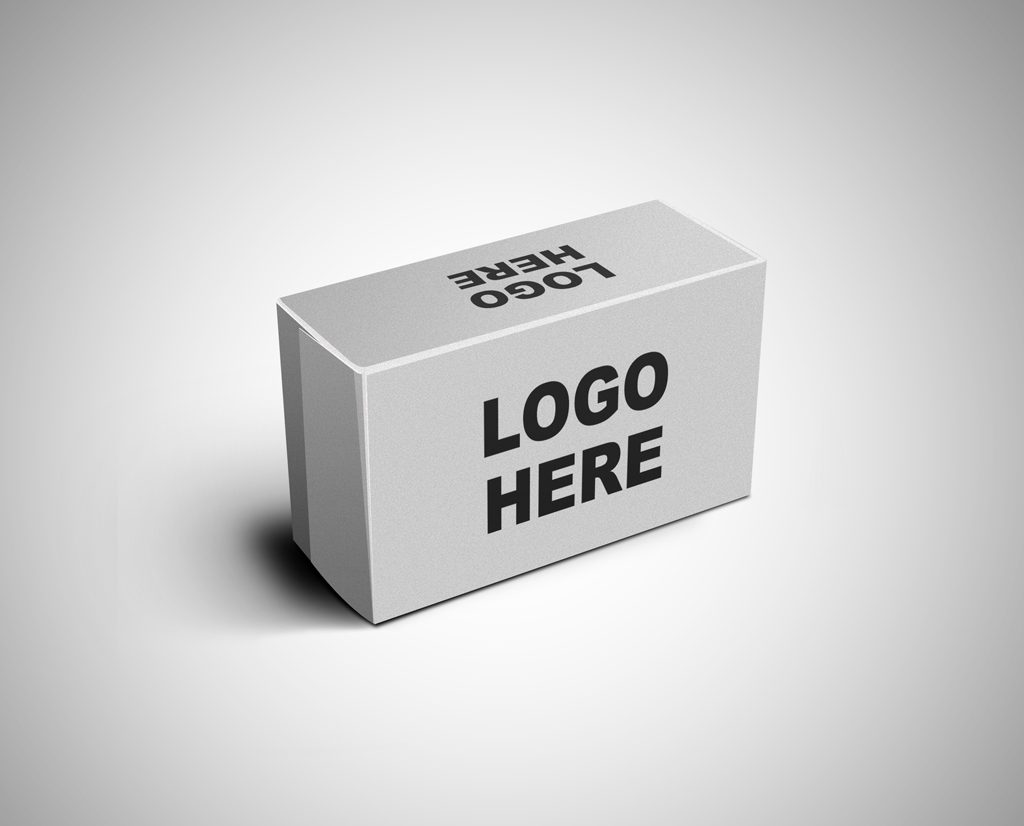
#> input picture box.jpg, 1024 x 826 px
$ python ppgr_homework1.py
#> lines starting #> are read from the running program, lines starting #| are printed output that depends on the picture
#!/usr/bin/env python
# coding: utf-8

# # DOMAĆI RAD
# ### Predmet: Primena projektivne geometrije u računarstvu
# ### Studentkinja: Anđelka Milovanović
# ### Broj indeksa: 145/2015

# ### 1. Naivni algoritam za projekciju tačaka

import matplotlib.pyplot as plt
import numpy as np
from PIL import Image
import math
from scipy.spatial import distance

print()
print()

points = [[-3, -1, 1],
          [3, -1, 1],
          [1, 1, 1],
          [-1, 1, 1]]

points_proj = [[-2, -1, 1],
               [2, -1, 1],
               [2, 1, 1],
               [-2, 1, 1]]

canonical_points = [[1, 0, 0],
                    [0, 1, 0],
                    [0, 0, 1],
                    [1, 1, 1]]

def cramers_rule(points):
    delta = np.float32([[points[0][0], points[1][0], points[2][0]],
                        [points[0][1], points[1][1], points[2][1]],
                        [points[0][2], points[1][2], points[2][2]]])

    delta1 = np.float32([[points[3][0], points[1][0], points[2][0]],
                         [points[3][1], points[1][1], points[2][1]],
                         [points[3][2], points[1][2], points[2][2]]])

    delta2 = np.float32([[points[0][0], points[3][0], points[2][0]],
                         [points[0][1], points[3][1], points[2][1]],
                         [points[0][2], points[3][2], points[2][2]]])

    delta3 = np.float32([[points[0][0], points[1][0], points[3][0]],
                         [points[0][1], points[1][1], points[3][1]],
                         [points[0][2], points[1][2], points[3][2]]])

    delta_det = (np.linalg.det(delta))
    delta1_det = (np.linalg.det(delta1))
    delta2_det = (np.linalg.det(delta2))
    delta3_det = (np.linalg.det(delta3))


    lambda1 = delta1_det / delta_det
    lambda2 = delta2_det / delta_det
    lambda3 = delta3_det / delta_det

    return (lambda1, lambda2, lambda3)

def projection_matrix_P(points, points_proj):
    (lambda1, lambda2, lambda3) = cramers_rule(points)
    projection_matrix = np.array([[x*lambda1 for x in points[0]],
                                  [x*lambda2 for x in points[1]],
                                  [x*lambda3 for x in points[2]]])
    projection_matrix = np.transpose(projection_matrix)

    (lambda1p, lambda2p, lambda3p) = cramers_rule(points_proj)
    projection_matrix_prim = np.array([[x*lambda1p for x in points_proj[0]],
                                       [x*lambda2p for x in points_proj[1]],
                                       [x*lambda3p for x in points_proj[2]]])
    projection_matrix_prim = np.transpose(projection_matrix_prim)

    P = projection_matrix_prim.dot(np.linalg.inv(projection_matrix))
    return (P, lambda1, lambda2, lambda3)

def naive(points, points_proj):
    P_matrix, lambda1, lambda2, lambda3 = projection_matrix_P(points, points_proj)
    return (P_matrix, lambda1, lambda2, lambda3)

P_matrix, lambda1, lambda2, lambda3 = naive(points, points_proj)
print("######## NAIVNI ########")
print("Matrica naivnog algoritma, zaokruzena na 5 decimala: ")
print(P_matrix.round(decimals=5))
print()

####### -------------   PROVERA NAIVNOG ALGORITMA ---------------
print("Provera za tacku D: ")
D = np.array(points[0]) * lambda1 + np.array(points[1]) * lambda2 + np.array(points[2]) * lambda3
print(D.round(decimals=5))
print()
print()
print()

##### VIZUALIZACIJA NAIVNOG ALGORITMA
# [76 lines left out: functions draw_naive, draw_naive_pic, not called in this run]


#### 2. DLT algoritam za projektivno preslikavanje

points = [[-3, -1, 1],
          [3, -1, 1],
          [1, 1, 1],
          [-1, 1, 1],
          [1, 2, 3],
          [-8, -2 ,1]]

points_proj = [[-2, -1, 1],
               [2, -1, 1],
               [2, 1, 1],
               [-2, 1, 1],
               [2, 1, 4],
               [-16, -5, 4]]

points = [[a/c, b/c, 1] for [a,b,c] in points]
points_proj = [[a/c, b/c, 1] for [a,b,c] in points_proj]

def dlt(points, points_proj):
    big_matrix = []
    n = len(points)
    for i in range(n):
        big_matrix.append( [0, 0, 0,
         -points_proj[i][2]*points[i][0], -points_proj[i][2]*points[i][1], -points_proj[i][2]*points[i][2],
         points_proj[i][1]*points[i][0], points_proj[i][1]*points[i][1], points_proj[i][1]*points[i][2]])

        big_matrix.append([points_proj[i][2]*points[i][0], points_proj[i][2]*points[i][1], points_proj[i][2]*points[i][2],
         0, 0, 0,
         -points_proj[i][0]*points[i][0], -points_proj[i][0]*points[i][1], -points_proj[i][0]*points[i][2]])

    _, _, V = np.linalg.svd(big_matrix, full_matrices = True)
    P_matrix_DLT = V[8]*(-1) # (-1 jer eto u Pythonu je tako čudno)
    return P_matrix_DLT

def dlt_rescale(points, points_proj):
    points = [[a/c, b/c, 1] for [a,b,c] in points]
    points_proj = [[a/c, b/c, 1] for [a,b,c] in points_proj]

    P_matrix_DLT = dlt(points, points_proj)
    #P_matrix_DLT = P_matrix_DLT.reshape((3,3))
    P_matrix, _, _, _ = naive(points, points_proj)

    P_matrix_DLT_scaled = [(x / P_matrix_DLT[0] * P_matrix[0][0]) for x in P_matrix_DLT]
    P_matrix_DLT_rescaled = np.array(P_matrix_DLT_scaled).reshape((3, 3))

    return P_matrix_DLT_rescaled

P_matrix_DLT = dlt(points, points_proj)

print("######## DLP ########")
print("Matrica za DLT algoritam: ")
print(P_matrix_DLT.reshape((3,3)).round(decimals=5))
print()

#### Provera DLT i Naivnog algoritma
P_matrix_DLT_scaled = dlt_rescale(points, points_proj)
P_matrix_DLT_scaled = np.array(P_matrix_DLT_scaled).reshape((3, 3))

print("Poredjenje vrednosti matrica naivnog i DLT algoritma:")
print(P_matrix.round() == P_matrix_DLT_scaled.round())
print()
print()

def draw_dlt_pic():
    img = Image.open("box.jpg")
#> img is the input picture: PIL image 1024x826 RGB; mean R, G, B 206.9, 206.9, 206.9
    img_copy = Image.new('RGB', (img.size[0], img.size[1]), "black")
#> img_copy: PIL image 1024x826 RGB; every value is 0
    print("Image size: {} x {}".format(img.size[1], img.size[0]))
#| Image size: 826 x 1024

    # box.jpg
    points = [[390, 620, 1],
            [770, 510, 1],
            [775, 300, 1],
            [380, 390, 1]]

    points_proj = [[200, 600, 1],
                [800, 600, 1],
                [800, 200, 1],
                [200, 200, 1]]

    points = [[a/c, b/c, 1] for [a,b,c] in points]
    points_proj = [[a/c, b/c, 1] for [a,b,c] in points_proj]

    P_dlt = dlt(points, points_proj)
    P_rescaled = np.array(P_dlt).reshape((3, 3))

    P_inverse = np.linalg.inv(P_rescaled)
    cols = img_copy.size[0]
#> cols = 1024
    rows = img_copy.size[1]
#> rows = 826

    for i in range(cols):
        for j in range(rows):

            new_coordinates = P_inverse.dot([i, j, 1]) # lambda * X' = P * X
            new_coordinates = [(x / new_coordinates[2]) for x in new_coordinates]

            if (new_coordinates[0] >= 0 and new_coordinates[0] < cols-1 and            new_coordinates[1] >= 0 and new_coordinates[1] < rows-1):
                tmp1 = img.getpixel((math.floor(new_coordinates[0]), math.floor(new_coordinates[1])))
                tmp2 = img.getpixel((math.ceil(new_coordinates[0]), math.ceil(new_coordinates[1])))
                img_copy.putpixel((i, j), tmp2)
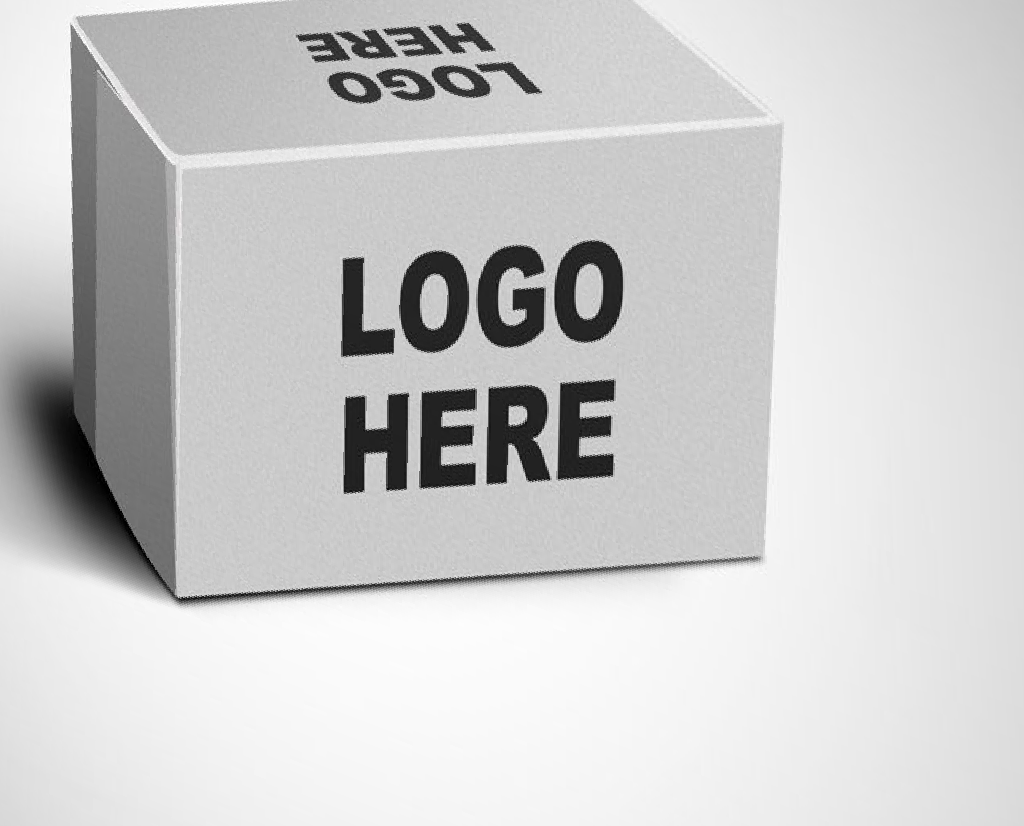
#> img_copy: PIL image 1024x826 RGB; mean R, G, B 204.1, 204.1, 204.1

    fig = plt.figure(figsize = (16, 9))

    plt.subplot(1, 2, 1)
    plt.imshow(img)
    plt.title('Input')

    plt.subplot(1, 2, 2)
    plt.imshow(img_copy)
    plt.title('Output')

    plt.tight_layout()
    plt.show()
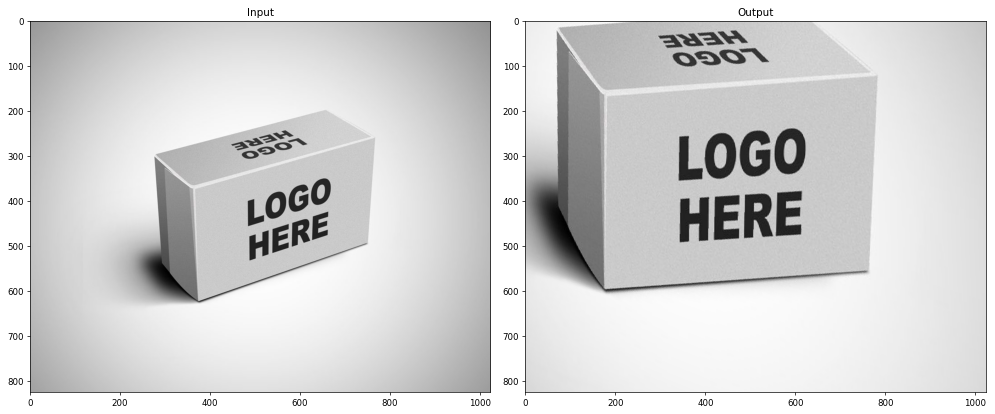
#> figure drawn by matplotlib, 2 panels


#### 3. DLT Normalizacija

def normalize(ps):
    # prvi korak je centar mase
    mass_center_x = sum([a[0] for a in ps]) / len(ps)
    mass_center_y = sum([a[1] for a in ps]) / len(ps)

    # drugi korak je translacija
    points_prim = [[a[0]-mass_center_x, a[1]-mass_center_y] for a in ps]
    k = homo_coeff(points_prim)

    T_matrix = [[math.sqrt(2)/k, 0, mass_center_x*(-1)],
                 [0, math.sqrt(2)/k, mass_center_y*(-1)],
                 [0, 0, 1]]
    return T_matrix

def homo_coeff(points_prim):
    coeff = sum([math.sqrt(point_prim[0]*point_prim[0] + point_prim[1]*point_prim[1])                  for point_prim in points_prim]) / len(points_prim)
    return coeff

def dlt_normalize(points, points_proj):
    T_matrix = normalize(points) # 3x3
    T_prim_matrix = normalize(points_proj) # 3x3

    T_matrix = np.array(T_matrix).reshape((3,3))
    T_prim_matrix = np.array(T_prim_matrix).reshape((3,3))

    points = np.transpose(points) # 3x6
    points_proj = np.transpose(points_proj) # 3x6

    M_line = T_matrix.dot(points) # 3x6
    M_prim_line = T_prim_matrix.dot(points_proj) # 3x6

    M_line = np.transpose(M_line) # 6x3
    M_prim_line = np.transpose(M_prim_line) # 6x3
    dlt_matrix = dlt(M_line, M_prim_line) # 3x3

    dlt_matrix = np.array(dlt_matrix).reshape((3, 3))

    result = (np.linalg.inv(T_prim_matrix)).dot(dlt_matrix).dot(T_matrix)

    print("T_matrix: ")
    print(T_matrix)
    print("T_prim_matrix:")
    print(T_prim_matrix)

    return result

points = [[-3, -1, 1],
          [3, -1, 1],
          [1, 1, 1],
          [-1, 1, 1],
          [1, 2, 3],
          [-8, -2 ,1]]

points_proj = [[-2, -1, 1],
               [2, -1, 1],
               [2, 1, 1],
               [-2, 1, 1],
               [2, 1, 4],
               [-16, -5, 4]]

points = [[a/c, b/c, 1] for [a,b,c] in points]
points_proj = [[a/c, b/c, 1] for [a,b,c] in points_proj]

print("######## DLP NORMALIZOVANI ########")

result = dlt_normalize(points, points_proj)
print("Matrica dobijena DLP normalizovanim algoritmom: ")
print(result.round(decimals=5))
print()

# [50 lines left out: function draw_dlt_norm_pic, not called in this run]

draw_dlt_pic()
